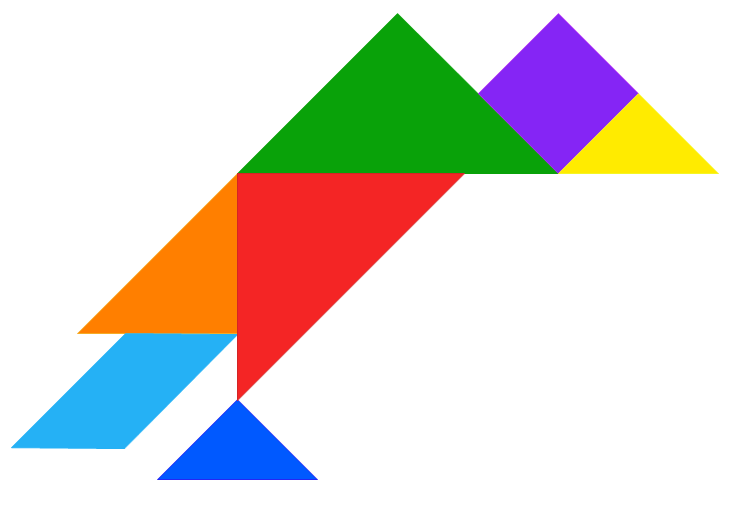
//> input picture images/bird.png, 732 x 507 px
$ ./findContours   (built with g++ and OpenCV 4)
//> lines starting //> are read from the running program, lines starting //| are printed output that depends on the picture; after the words box and inside, x2 and y2 are one past the last pixel; in counts of white or black regions, pixels touching at a corner belong together
// g++ $(pkg-config --cflags --libs opencv) -std=c++11 find_con.cpp -o find_con
#include "opencv2/opencv.hpp"
#include <iostream>

using namespace cv;
using namespace std;

int main(){
	Mat src = imread("./images/bird.png", 1);
//> src is the input picture: 507 rows x 732 cols, CV_8UC3; mean B, G, R 208.7, 215.2, 220.7
	Mat gray;

	Mat canny;
	GaussianBlur(src, src, Size(7, 7), 1.5, 1.5);
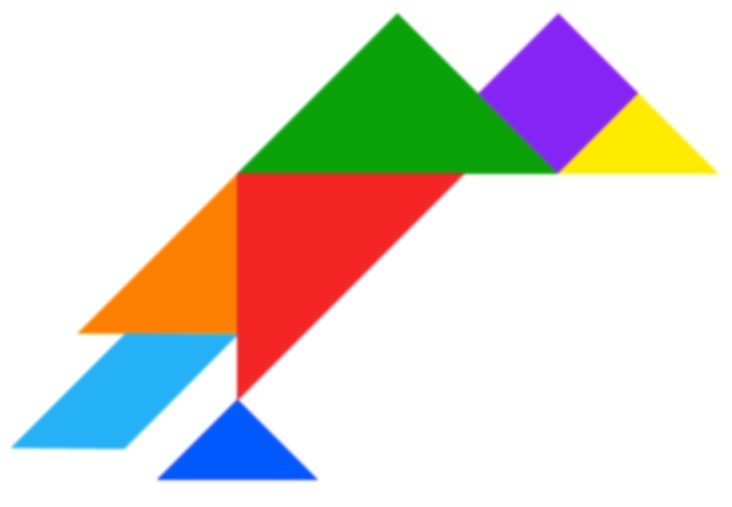
//> src: 507 rows x 732 cols, CV_8UC3; 6.24% of pixels changed, all inside (x1, y1, x2, y2) = (8, 10, 722, 483)
	Canny(src, canny, 80, 130);
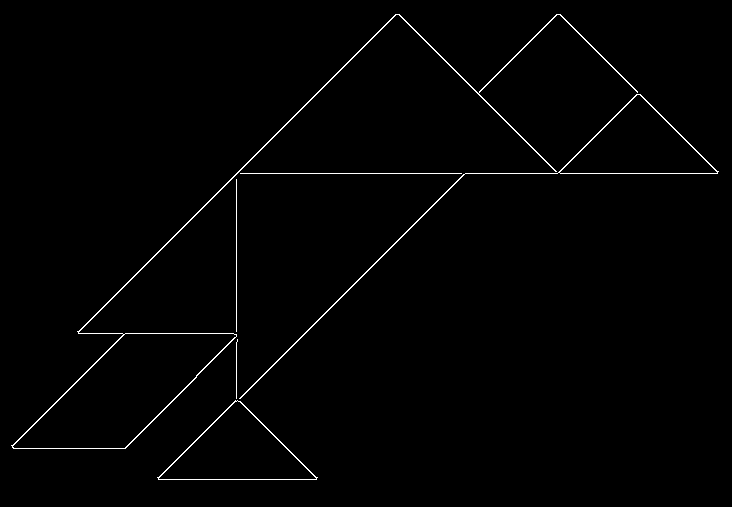
//> canny: 507 rows x 732 cols, CV_8UC1; 1.1% white in thin lines or dots, all inside (x1, y1, x2, y2) = (11, 14, 719, 480)
	dilate(canny, canny, Mat(), Point(-1, -1), 2);
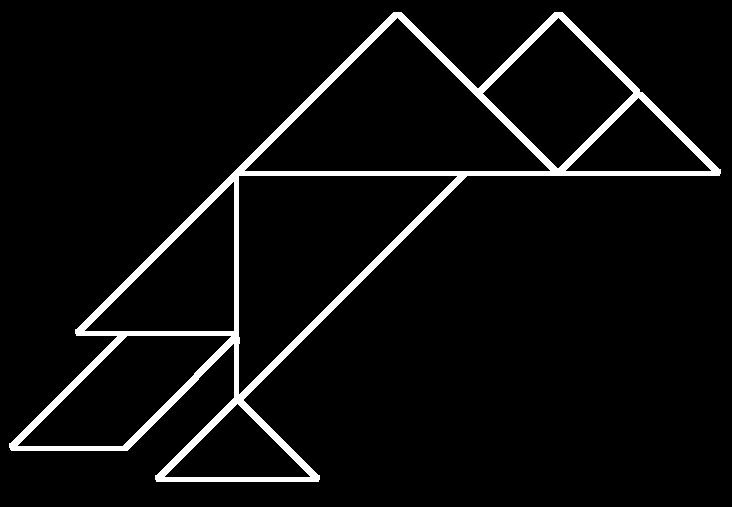
//> canny: 507 rows x 732 cols, CV_8UC1; 5.2% white; 1 white region
	imshow("Canny", canny);

	//find contours
	int cnt = 0;
	vector<vector<Point>> contours;
	vector<Vec4i> hierarchy;
	findContours(canny.clone(), contours, hierarchy, RETR_TREE, CHAIN_APPROX_SIMPLE);
//> contours = 8 contours; box (x1, y1, x2, y2) and area: (9, 12, 721, 482) 110470, (238, 175, 458, 395) 24190, (244, 17, 551, 172) 23714, (17, 335, 232, 447) 11726, (482, 17, 634, 169) 11476, (84, 181, 235, 332) 11398, (164, 403, 311, 478) 5474, (565, 97, 712, 172) 5474
	if ((cnt = contours.size()) <= 0) {
		cout << "No components" << endl;
		return 0 ;
	}

	Mat result = src.clone();
	for (size_t i = 0; i < cnt; i++)
	{
		Scalar color(rand() % 256, rand() % 256, rand() % 256);
		drawContours(result, contours, i, color, -1);
	}
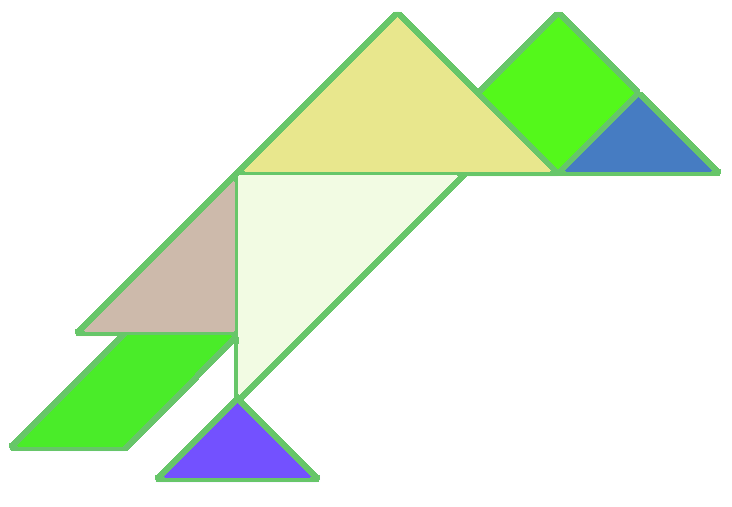
//> result: 507 rows x 732 cols, CV_8UC3; mean B, G, R 221.5, 243, 228.2

	imshow("src", src);
	imshow("result", result);
	waitKey(0);
	destroyAllWindows();
}
